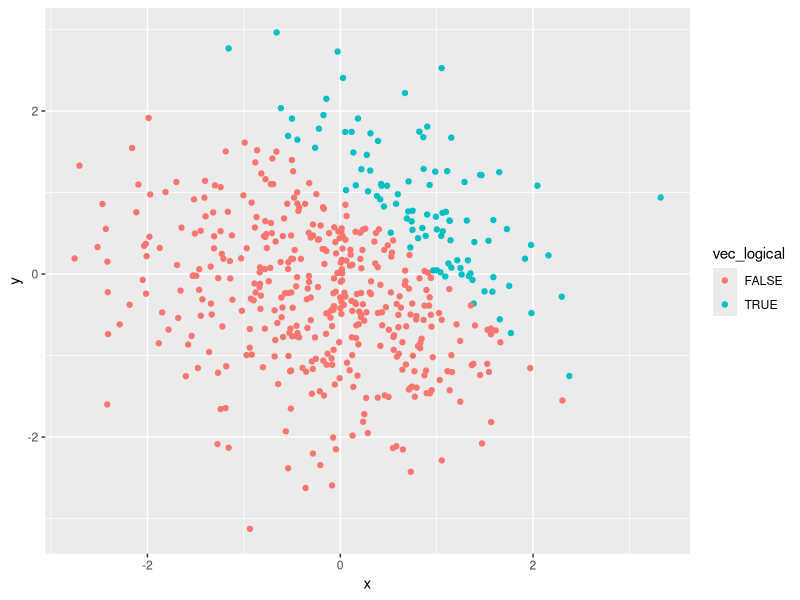
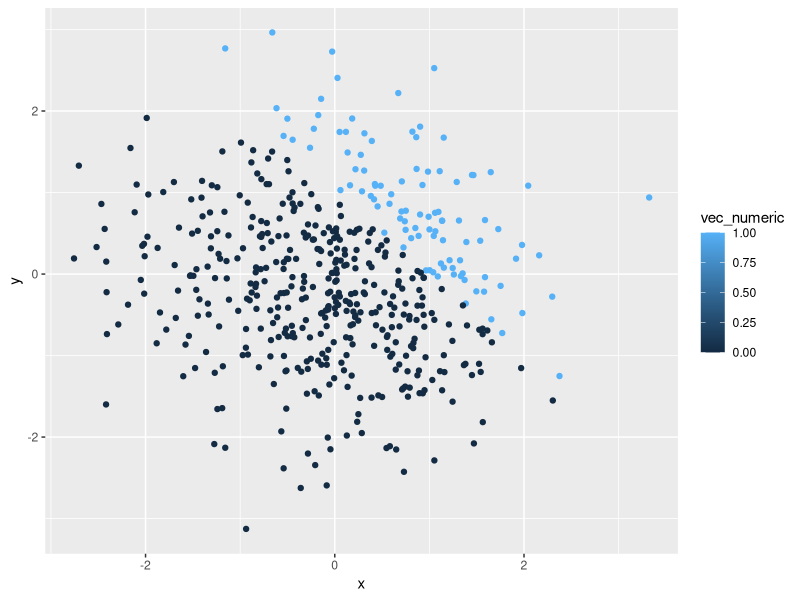
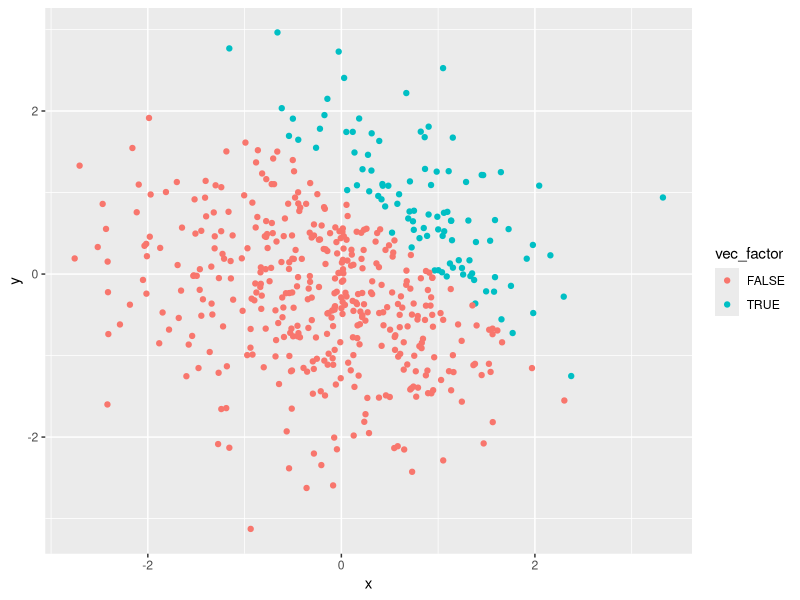
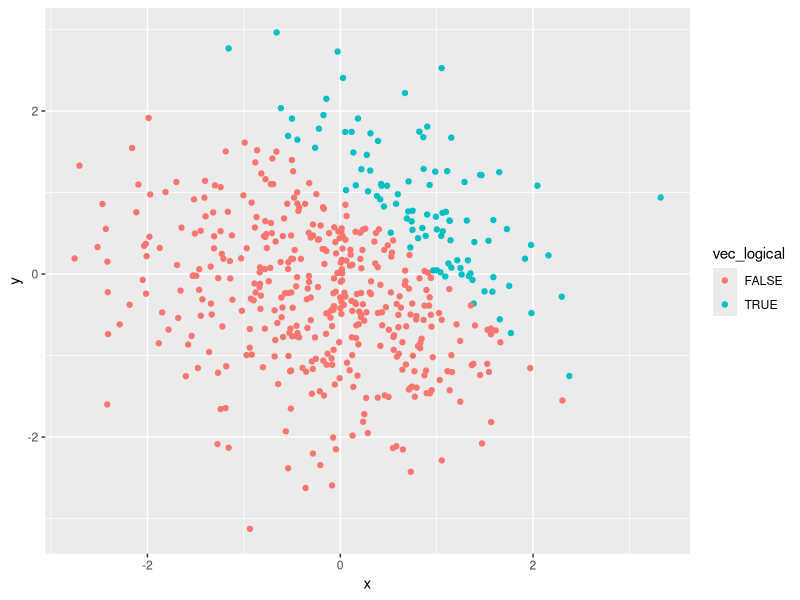

The R script that drew these images, in order:
## ---- chunk 1
library(tidyverse)

hw1_df = tibble(
  norm_samp = rnorm(8),
  vec_logical= norm_samp > 0,
 vec_char= c("1","2","3","4","5","6","7","8"),
  vec_factor=factor(c("high","medium","low","high","medium","low","high","medium"))
)


mean_samp = mean(pull(hw1_df, norm_samp))
mean_samp = mean(pull(hw1_df, vec_logical))
mean_samp = mean(pull(hw1_df, vec_char))
mean_samp = mean(pull(hw1_df, vec_factor))
## ---- chunk 2

as.numeric(pull(hw1_df, vec_logical))
as.numeric(pull(hw1_df, vec_char))
as.numeric(pull(hw1_df, vec_factor))

## ---- chunk 3
numeric_convert <- as.numeric(pull(hw1_df, vec_logical))
numeric_multiply=numeric_convert*pull(hw1_df,norm_samp)

factor_convert <- as.factor(pull(hw1_df, vec_logical))
factor_multiply=factor_convert*pull(hw1_df,norm_samp)

factor_convert <- as.factor(pull(hw1_df, vec_logical))
factor_numeric <- as.numeric(factor_convert)
factor_numeric_multiply=factor_numeric*pull(hw1_df,norm_samp)

## ---- chunk 4
hw1_problem2_df = tibble(
  x= rnorm(500),
  y= rnorm(500),
 vec_logical= x+y>1,
 vec_numeric= as.numeric(vec_logical),
 vec_factor= as.factor(vec_logical)
 )
## ---- chunk 5
ggplot(hw1_problem2_df, aes(x = x, y = y,color=vec_logical)) + geom_point()
ggsave("scatter_plot.pdf", height = 4, width = 6)
## ---- chunk 6
ggplot(hw1_problem2_df, aes(x = x, y = y,color=vec_numeric)) + geom_point()
## ---- chunk 7
ggplot(hw1_problem2_df, aes(x = x, y = y,color=vec_factor)) + geom_point()
